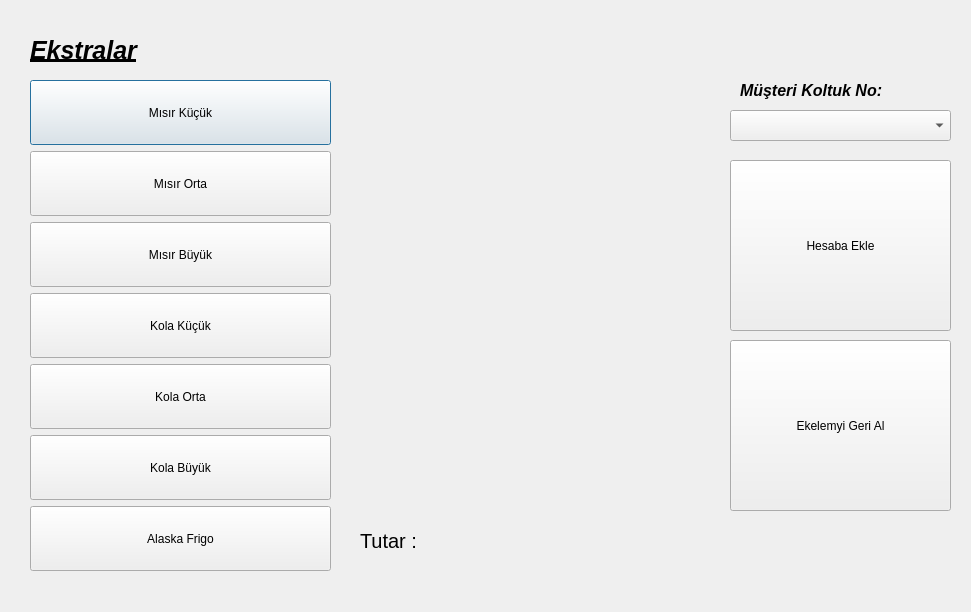
<?xml version="1.0" encoding="UTF-8"?>
<ui version="4.0">
 <class>ExtrasDialog</class>
 <widget class="QDialog" name="ExtrasDialog">
  <property name="geometry">
   <rect>
    <x>0</x>
    <y>0</y>
    <width>971</width>
    <height>612</height>
   </rect>
  </property>
  <property name="windowTitle">
   <string>Ekstralar</string>
  </property>
  <widget class="QLabel" name="label">
   <property name="geometry">
    <rect>
     <x>30</x>
     <y>10</y>
     <width>221</width>
     <height>81</height>
    </rect>
   </property>
   <property name="font">
    <font>
     <pointsize>19</pointsize>
     <italic>true</italic>
     <bold>true</bold>
     <underline>true</underline>
     <strikeout>false</strikeout>
     <kerning>true</kerning>
    </font>
   </property>
   <property name="text">
    <string>Ekstralar</string>
   </property>
  </widget>
  <widget class="QWidget" name="verticalLayoutWidget">
   <property name="geometry">
    <rect>
     <x>30</x>
     <y>80</y>
     <width>301</width>
     <height>491</height>
    </rect>
   </property>
   <layout class="QVBoxLayout" name="ButtonsLayout">
    <item>
     <widget class="QPushButton" name="SmallPopCorn">
      <property name="sizePolicy">
       <sizepolicy hsizetype="Minimum" vsizetype="Expanding">
        <horstretch>0</horstretch>
        <verstretch>0</verstretch>
       </sizepolicy>
      </property>
      <property name="text">
       <string>Mısır Küçük</string>
      </property>
     </widget>
    </item>
    <item>
     <widget class="QPushButton" name="MediumPopCorn">
      <property name="sizePolicy">
       <sizepolicy hsizetype="Minimum" vsizetype="Expanding">
        <horstretch>0</horstretch>
        <verstretch>0</verstretch>
       </sizepolicy>
      </property>
      <property name="text">
       <string>Mısır Orta</string>
      </property>
     </widget>
    </item>
    <item>
     <widget class="QPushButton" name="LargePopCorn">
      <property name="sizePolicy">
       <sizepolicy hsizetype="Minimum" vsizetype="Expanding">
        <horstretch>0</horstretch>
        <verstretch>0</verstretch>
       </sizepolicy>
      </property>
      <property name="text">
       <string>Mısır Büyük</string>
      </property>
     </widget>
    </item>
    <item>
     <widget class="QPushButton" name="SmallCola">
      <property name="sizePolicy">
       <sizepolicy hsizetype="Minimum" vsizetype="Expanding">
        <horstretch>0</horstretch>
        <verstretch>0</verstretch>
       </sizepolicy>
      </property>
      <property name="text">
       <string>Kola Küçük</string>
      </property>
     </widget>
    </item>
    <item>
     <widget class="QPushButton" name="MediumCola">
      <property name="sizePolicy">
       <sizepolicy hsizetype="Minimum" vsizetype="Expanding">
        <horstretch>0</horstretch>
        <verstretch>0</verstretch>
       </sizepolicy>
      </property>
      <property name="text">
       <string>Kola Orta</string>
      </property>
     </widget>
    </item>
    <item>
     <widget class="QPushButton" name="LargeCola">
      <property name="sizePolicy">
       <sizepolicy hsizetype="Minimum" vsizetype="Expanding">
        <horstretch>0</horstretch>
        <verstretch>0</verstretch>
       </sizepolicy>
      </property>
      <property name="text">
       <string>Kola Büyük</string>
      </property>
     </widget>
    </item>
    <item>
     <widget class="QPushButton" name="Frigo">
      <property name="sizePolicy">
       <sizepolicy hsizetype="Minimum" vsizetype="Expanding">
        <horstretch>0</horstretch>
        <verstretch>0</verstretch>
       </sizepolicy>
      </property>
      <property name="text">
       <string>Alaska Frigo</string>
      </property>
     </widget>
    </item>
   </layout>
  </widget>
  <widget class="QWidget" name="verticalLayoutWidget_2">
   <property name="geometry">
    <rect>
     <x>360</x>
     <y>80</y>
     <width>341</width>
     <height>411</height>
    </rect>
   </property>
   <layout class="QVBoxLayout" name="BillLayout"/>
  </widget>
  <widget class="QLabel" name="label_2">
   <property name="geometry">
    <rect>
     <x>360</x>
     <y>510</y>
     <width>71</width>
     <height>61</height>
    </rect>
   </property>
   <property name="font">
    <font>
     <pointsize>15</pointsize>
    </font>
   </property>
   <property name="text">
    <string>Tutar : </string>
   </property>
  </widget>
  <widget class="QLabel" name="BillOutput">
   <property name="geometry">
    <rect>
     <x>450</x>
     <y>510</y>
     <width>211</width>
     <height>61</height>
    </rect>
   </property>
   <property name="font">
    <font>
     <pointsize>15</pointsize>
    </font>
   </property>
   <property name="text">
    <string/>
   </property>
  </widget>
  <widget class="QLabel" name="label_4">
   <property name="geometry">
    <rect>
     <x>740</x>
     <y>70</y>
     <width>181</width>
     <height>41</height>
    </rect>
   </property>
   <property name="font">
    <font>
     <pointsize>12</pointsize>
     <italic>true</italic>
     <bold>true</bold>
    </font>
   </property>
   <property name="text">
    <string>Müşteri Koltuk No:</string>
   </property>
  </widget>
  <widget class="QComboBox" name="comboBox">
   <property name="geometry">
    <rect>
     <x>730</x>
     <y>110</y>
     <width>221</width>
     <height>31</height>
    </rect>
   </property>
  </widget>
  <widget class="QPushButton" name="pushButton">
   <property name="geometry">
    <rect>
     <x>730</x>
     <y>160</y>
     <width>221</width>
     <height>171</height>
    </rect>
   </property>
   <property name="text">
    <string>Hesaba Ekle</string>
   </property>
  </widget>
  <widget class="QPushButton" name="pushButton_2">
   <property name="geometry">
    <rect>
     <x>730</x>
     <y>340</y>
     <width>221</width>
     <height>171</height>
    </rect>
   </property>
   <property name="text">
    <string>Ekelemyi Geri Al</string>
   </property>
  </widget>
 </widget>
 <resources/>
 <connections/>
</ui>
